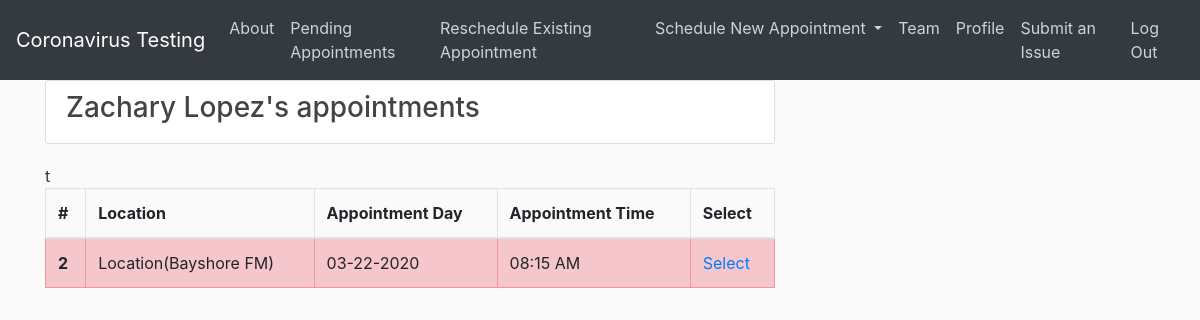
/employee/reschedule/patient/2 (signed in), run on the app's committed database.
### ut/models.py (models this page shows, shortened)
class Patient(db.Model):
    id = db.Column(db.Integer, primary_key=True)
    first = db.Column(db.String())
    last = db.Column(db.String())
    dob = db.Column(db.Date)
    phone = db.Column(db.String())
    email = db.Column(db.String())
    lang = db.Column(db.String())
    ins = db.Column(db.String())
    confirmed = db.Column(db.Boolean, default=False)
    current_patient = db.Column(db.Boolean, default=False)
    appointment = db.relationship("Appointment", backref="patient", lazy=True)

class Appointment(db.Model):
    id = db.Column(db.Integer, primary_key=True)
    created_by = db.Column(db.Integer, db.ForeignKey("employee.id"))
    date_created = db.Column(db.DateTime, default=datetime.utcnow())
    patient_scheduled = db.Column(db.Integer, db.ForeignKey("patient.id"))
    location_id = db.Column(db.Integer, db.ForeignKey("location.id"))
    schedule_date_time = db.Column(db.DateTime)
    status = db.Column(db.Enum(Status))
    referring_provider = db.Column(db.String())
    referral_id = db.Column(db.String())
    cancel_reason = db.Column(db.String(), default="")

class Location(db.Model):
    id = db.Column(db.Integer, primary_key=True)
    name = db.Column(db.String())
    address = db.Column(db.String())
    appointments = db.relationship("Appointment", backref="location", lazy=True)
    latitude = db.Column(db.String())
    longitude = db.Column(db.String())
    def __repr__(self):
        return f"Location({self.name})"

### ut/reschedule/routes.py (the view)
@reschedule.route('/employee/reschedule/patient/<int:patientid>', methods=['GET', 'POST'])
@login_required
def find_appointment(patientid):
  locations = create_location_list()
  patient = Patient.query.filter_by(id=patientid).first()
  appointments = Appointment.query.filter_by(patient_scheduled=patient.id).all()
  return render_template('find_appointment3.html', title=f"Reschedule", locations=locations, appointments=appointments, patient=patient)

### ut/models.py (called while the page is built)
@login_manager.user_loader
def load_user(user_id):
    return Employee.query.get(int(user_id))

### ut/reschedule/utils.py (called while the page is built)
def create_location_list():
  locations = Location.query.all()
  return locations

### ut/reschedule/r_templates/find_appointment3.html
{% extends "r_layout0.html" %}
{% block content %}
<div class='content-section'>
  <h3>{{patient.first}} {{patient.last}}'s appointments</h3>
</div>
<table class="table table-bordered">
  <thead>
    <tr>
      <th scope="col">#</th>
      <th scope="col">Location</th>
      <th scope="col">Appointment Day</th>
      <th scope="col">Appointment Time</th>
      <th scope="col">Select</th>
    </tr>
  </thead>
  <tbody>
    {% for appointment in appointments %}
    {% if appointment.confirmed == True %}
    <tr id='apptTableRow' class='table-success'>
      <th scope="row">{{ appointment.id}}</th>
      <td>{{  appointment.location }}</td>
      <td>{{  appointment.schedule_date_time.strftime('%m-%d-%Y') }}</td>
      <td>{{ appointment.schedule_date_time.strftime('%H:%M %p') }}</td>
      <td><a
          href="{{ url_for('reschedule.choose_date', patientid=patient.id, appointmentid=appointment.id) }}">Select</a></td>
    {% else %}
    <tr id='apptTableRow' class='table-danger'>
      <th scope="row">{{ appointment.id}}</th>
      <td>{{  appointment.location }}</td>
      <td>{{  appointment.schedule_date_time.strftime('%m-%d-%Y') }}</td>
      <td>{{ appointment.schedule_date_time.strftime('%H:%M %p') }}</td>
      <td><a
          href="{{ url_for('reschedule.choose_date', patientid=patient.id, appointmentid=appointment.id) }}">Select</a></td>
    {% endif %}
    {% endfor %}
  </tbody>t
</table>
{% endblock %}

### ut/static/style.css (style rules this page uses)
body { background: #fafafa; color: #333333; margin-top: 5rem; }
h1, h2, h3, h4, h5, h6 { color: #444444; }
.content-section { background: #ffffff; padding: 10px 20px; border: 1px solid #dddddd; border-radius: 3px; margin-bottom: 20px; }
html, body { height: 100%; margin: 0; padding: 0; }

### data on the page
Patient: first "Zachary", last "Lopez"
Appointment: id "2", location "Location(Bayshore FM)", schedule_date_time "03-22-2020", schedule_date_time "08:15 AM"
